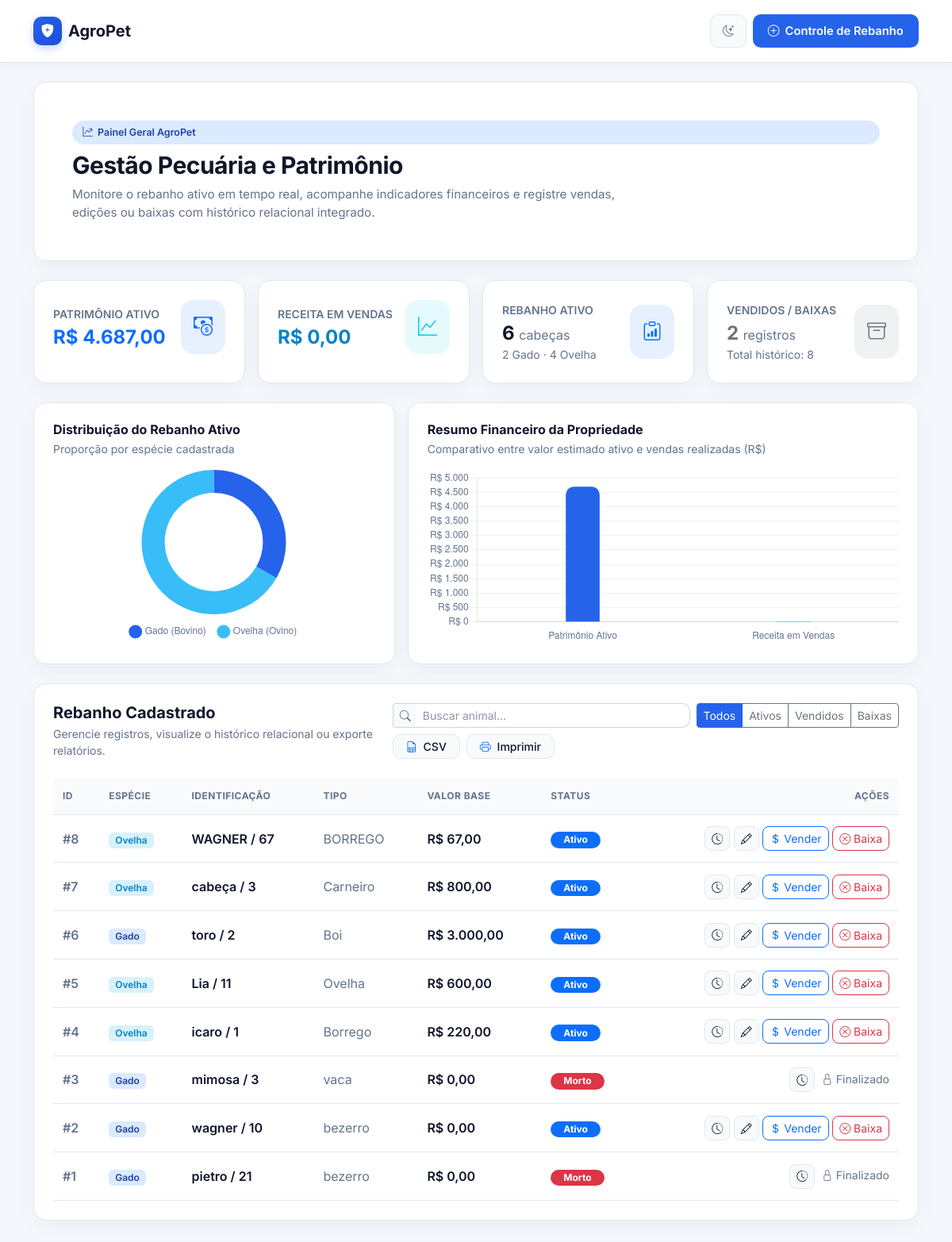
Before: / with the older database file.
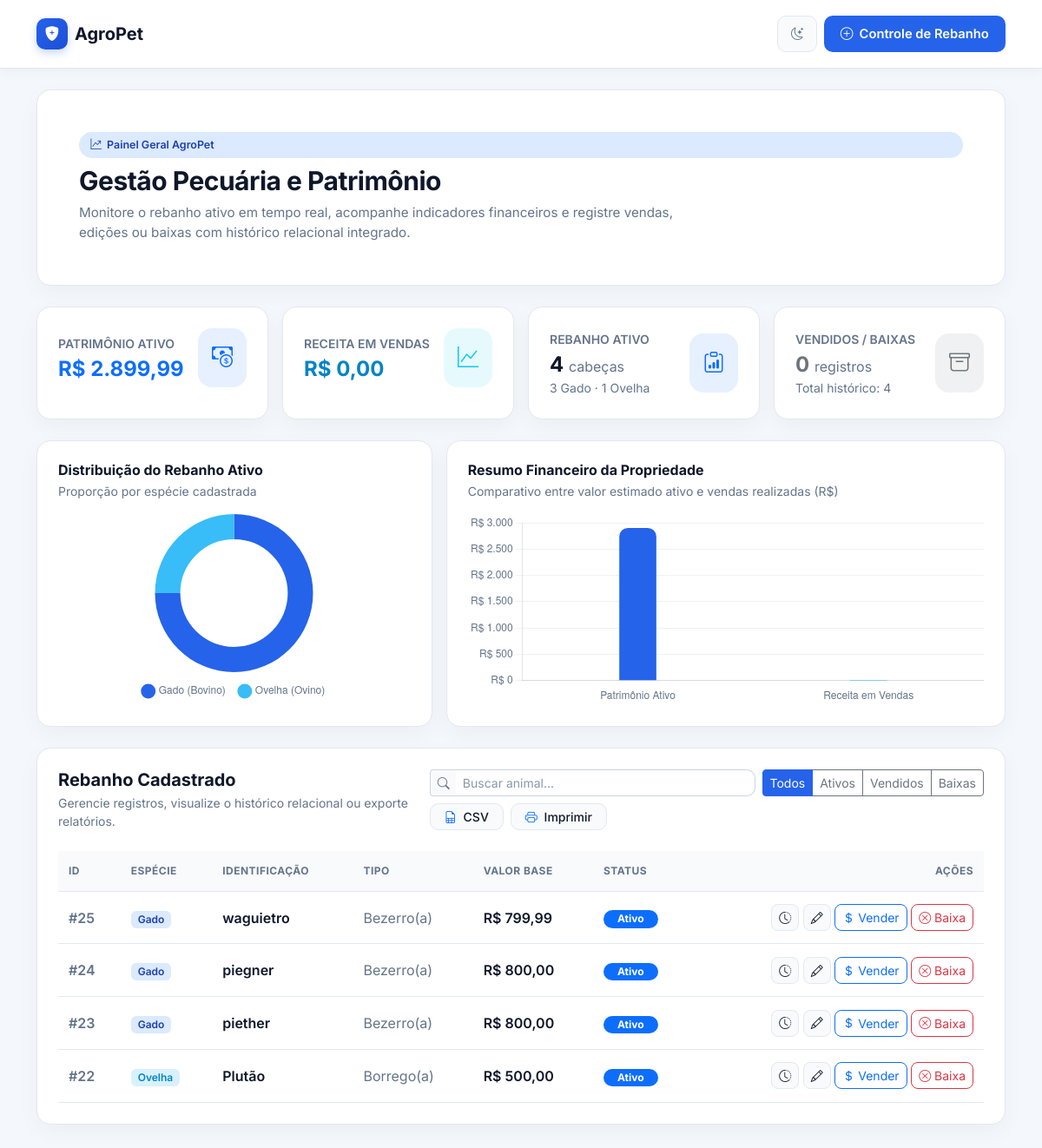
After: the same page with the newer database file.
### tables this page shows
CREATE TABLE `animais` (
  `id` int(11) NOT NULL,
  `identificacao` varchar(100) NOT NULL,
  `especie` enum('Gado','Ovelha') NOT NULL DEFAULT 'Gado',
  `tipo` varchar(50) NOT NULL,
  `preco` decimal(10,2) DEFAULT 0.00,
  `status` enum('ativo','vendido','morto') DEFAULT 'ativo',
  `data_cadastro` timestamp NULL DEFAULT current_timestamp()
);

### listar.php (the view, shortened to what the rows shown need)
<?php
require_once 'conexao.php';
$animais = [];
$sqlAnimais = "SELECT * FROM animais ORDER BY id DESC";
$db = $conn ?? $conexao ?? $pdo ?? null;
if ($db instanceof mysqli) {
    $resAnimais = $db->query($sqlAnimais);
    if ($resAnimais) {
        while ($row = $resAnimais->fetch_assoc()) {
            $animais[] = $row;
        }
    } else {
        $erro_banco = "Erro ao consultar animais: " . $db->error;
    }
} else {
    $erro_banco = "Conexão com o banco de dados não encontrada em conexao.php.";
}
?>
<section class="card card-modern p-3 p-sm-4">
    <div class="table-responsive">
        <table class="table table-hover align-middle mb-0" id="tabelaRebanho">
            <thead>
                <tr>
                    <th>ID</th>
                    <th>Espécie</th>
                    <th>Identificação</th>
                    <th>Tipo</th>
                    <th>Valor Base</th>
                    <th>Status</th>
                    <th class="text-end col-acoes">Ações</th>
                </tr>
            </thead>
            <tbody>
                <?php if (count($animais) > 0): ?>
                    <?php foreach ($animais as $indice => $animal): ?>
                        <?php
                            $id = (int)($animal['id'] ?? 0);
                            $especieRaw = (string)($animal['especie'] ?? 'Gado');
                            $especieNorm = strtolower(trim($especieRaw));
                            $identificacao = (string)($animal['identificacao'] ?? $animal['nome'] ?? '-');
                            $tipo = (string)($animal['tipo'] ?? '-');
                            $preco = (float)($animal['preco'] ?? 0);
                            $statusRaw = strtolower(trim((string)($animal['status'] ?? 'ativo')));
                            $destacarLinha = false;
                            $classeAnimacao = $destacarLinha ? ' linha-recem-cadastrada' : '';
                        ?>
                        <tr class="linha-animal<?php echo $classeAnimacao; ?>" data-status="<?php echo htmlspecialchars($statusRaw, ENT_QUOTES, 'UTF-8'); ?>">
                            <td class="fw-semibold text-muted">#<?php echo $id; ?></td>
                            <td>
                                <?php if ($especieNorm === 'gado'): ?>
                                    <span class="badge badge-agro-primary px-2 py-1 rounded-2">Gado</span>
                                <?php else: ?>
                                    <span class="badge badge-agro-secondary px-2 py-1 rounded-2"><?php echo htmlspecialchars($especieRaw, ENT_QUOTES, 'UTF-8'); ?></span>
                                <?php endif; ?>
                            </td>
                            <td class="fw-semibold"><?php echo htmlspecialchars($identificacao, ENT_QUOTES, 'UTF-8'); ?></td>
                            <td class="text-muted"><?php echo htmlspecialchars($tipo, ENT_QUOTES, 'UTF-8'); ?></td>
                            <td class="fw-semibold text-nowrap">R$ <?php echo number_format($preco, 2, ',', '.'); ?></td>
                            <td>
                                <?php if ($statusRaw === 'ativo'): ?>
                                    <span class="badge bg-primary rounded-pill px-3">Ativo</span>
                                <?php elseif ($statusRaw === 'vendido'): ?>
                                    <span class="badge bg-warning text-dark rounded-pill px-3">Vendido</span>
                                <?php else: ?>
                                    <span class="badge bg-danger rounded-pill px-3">Morto</span>
                                <?php endif; ?>
                            </td>
                            <td class="text-end text-nowrap col-acoes">
                                <button type="button"
                                    class="btn btn-sm btn-soft-neutral rounded-3 btn-historico"
                                    data-id="<?php echo $id; ?>"
                                    data-nome="<?php echo htmlspecialchars($identificacao, ENT_QUOTES, 'UTF-8'); ?>"
                                    title="Ver Histórico de Movimentações">
                                    <i class="bi bi-clock-history"></i>
                                </button>
                                <?php if ($statusRaw === 'ativo'): ?>
                                    <button type="button"
                                        class="btn btn-sm btn-soft-neutral rounded-3 btn-editar"
                                        data-id="<?php echo $id; ?>"
                                        data-especie="<?php echo htmlspecialchars($especieRaw, ENT_QUOTES, 'UTF-8'); ?>"
                                        data-tipo="<?php echo htmlspecialchars($tipo, ENT_QUOTES, 'UTF-8'); ?>"
                                        data-nome="<?php echo htmlspecialchars($identificacao, ENT_QUOTES, 'UTF-8'); ?>"
                                        data-preco="<?php echo number_format($preco, 2, '.', ''); ?>"
                                        title="Editar Cadastro">
                                        <i class="bi bi-pencil"></i>
                                    </button>
                                    <button type="button"
                                        class="btn btn-sm btn-outline-primary rounded-3 btn-acao"
                                        data-id="<?php echo $id; ?>"
                                        data-nome="<?php echo htmlspecialchars($identificacao, ENT_QUOTES, 'UTF-8'); ?>"
                                        data-preco="<?php echo number_format($preco, 2, '.', ''); ?>"
                                        data-acao="venda">
                                        <i class="bi bi-currency-dollar"></i> Vender
                                    </button>
                                    <button type="button"
                                        class="btn btn-sm btn-outline-danger rounded-3 btn-acao"
                                        data-id="<?php echo $id; ?>"
                                        data-nome="<?php echo htmlspecialchars($identificacao, ENT_QUOTES, 'UTF-8'); ?>"
                                        data-preco="0"
                                        data-acao="morte">
                                        <i class="bi bi-x-circle"></i> Baixa
                                    </button>
                                <?php else: ?>
                                    <span class="text-muted small ms-1"><i class="bi bi-lock me-1"></i>Finalizado</span>
                                <?php endif; ?>
                            </td>
                        </tr>
                    <?php endforeach; ?>
                <?php endif; ?>
            </tbody>
        </table>
    </div>
</section>

Changed rows visible on the page:
removed animais: id "8", especie "Ovelha", identificacao "WAGNER / 67", tipo "BORREGO", preco "67,00", status "Ativo"
removed animais: id "7", especie "Ovelha", identificacao "cabeça / 3", tipo "Carneiro", preco "800,00", status "Ativo"
removed animais: id "6", especie "Gado", identificacao "toro / 2", tipo "Boi", preco "3.000,00", status "Ativo"
removed animais: id "5", especie "Ovelha", identificacao "Lia / 11", tipo "Ovelha", preco "600,00", status "Ativo"
removed animais: id "4", especie "Ovelha", identificacao "icaro / 1", tipo "Borrego", preco "220,00", status "Ativo"
removed animais: id "3", especie "Gado", identificacao "mimosa / 3", tipo "vaca", preco "0,00", status "Morto"
removed animais: id "2", especie "Gado", identificacao "wagner / 10", tipo "bezerro", preco "0,00", status "Ativo"
removed animais: id "1", especie "Gado", identificacao "pietro / 21", tipo "bezerro", preco "0,00", status "Morto"
added animais: id "25", especie "Gado", identificacao "waguietro", tipo "Bezerro(a)", preco "799,99", status "Ativo"
added animais: id "24", especie "Gado", identificacao "piegner", tipo "Bezerro(a)", preco "800,00", status "Ativo"
added animais: id "23", especie "Gado", identificacao "piether", tipo "Bezerro(a)", preco "800,00", status "Ativo"
added animais: id "22", especie "Ovelha", identificacao "Plutão", tipo "Borrego(a)", preco "500,00", status "Ativo"
Other visible differences:
$patrimonio_total: "4.687,00" → "2.899,99"
$total_ativos: "6" → "4"
$qtd_gado: "2" → "3"
$qtd_ovelha: "4" → "1"
$total_finalizados: "2" → "0"
count($animais): "8" → "4"
chart data {{ $qtd_gado }}: 2 → 3
chart data {{ $qtd_ovelha }}: 4 → 1
chart data {{ $patrimonio_total }}: 4687 → 2899.99
